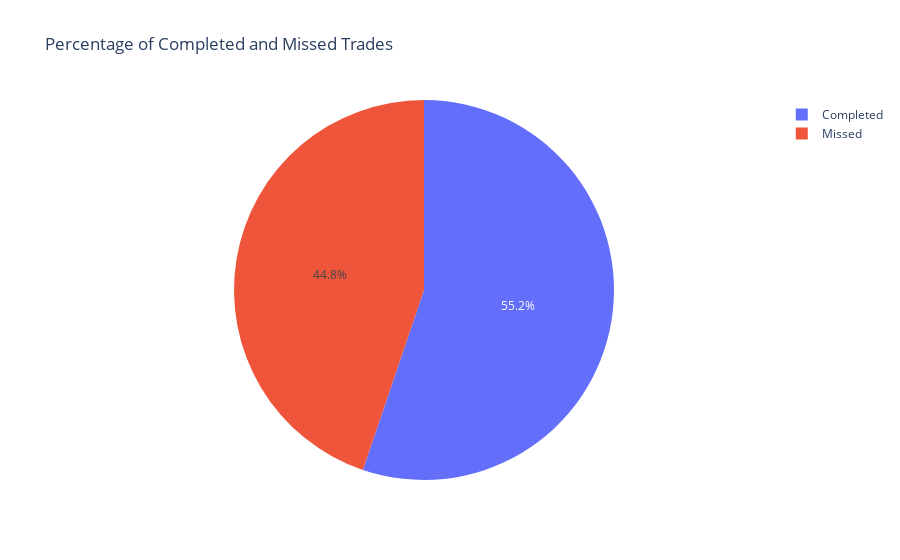

The code cell stored with this chart in its notebook:
### Code cell
import pandas as pd
import plotly.express as px

# Replace this with your actual trade dataset
# Example:
# trade_data = pd.read_csv('your_trade_data.csv')
trade_data = {
    'Fill Status': ['nan', '10 mins', 'nan', '10 mins', 'nan'],
    'Trade Sizes': [10, 20, 15, 30, 25],
    'Face Values': [100, 150, 120, 200, 180],
    'Counterparty': ['A', 'B', 'A', 'B', 'C']
}

# Create a DataFrame
df = pd.DataFrame(trade_data)

# Calculate FV for non-completed and completed trades
non_completed = df[df['Fill Status'] == 'nan']
completed = df[df['Fill Status'] != 'nan']

total_non_completed = (non_completed['Trade Sizes'] * non_completed['Face Values']).sum()
total_completed = (completed['Trade Sizes'] * completed['Face Values']).sum()

# Calculate percentages
percentage_missed = total_non_completed / (total_non_completed + total_completed) * 100
percentage_completed = total_completed / (total_non_completed + total_completed) * 100

# Plotting the pie chart
fig = px.pie(names=['Completed', 'Missed'],
             values=[percentage_completed, percentage_missed],
             title='Percentage of Completed and Missed Trades')
fig.show()

### Figure 1 — Plotly figure (JSON) as saved in the notebook; plotly's stock layout.template omitted (floating-point values rounded to 4 significant figures)
{"data": [{"domain": {"x": [0, 1], "y": [0, 1]}, "hovertemplate": "label=%{label}<br>value=%{value}<extra></extra>", "labels": ["Completed", "Missed"], "legendgroup": "", "name": "", "showlegend": true, "type": "pie", "values": [55.21, 44.79]}], "layout": {"legend": {"tracegroupgap": 0}, "title": {"text": "Percentage of Completed and Missed Trades"}}}
